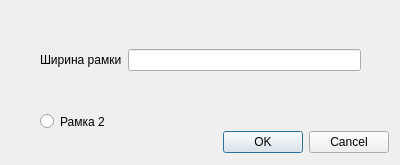
<?xml version="1.0" encoding="UTF-8"?>
<ui version="4.0">
 <class>Dialog_Ramka</class>
 <widget class="QDialog" name="Dialog_Ramka">
  <property name="geometry">
   <rect>
    <x>0</x>
    <y>0</y>
    <width>400</width>
    <height>165</height>
   </rect>
  </property>
  <property name="windowTitle">
   <string>Параметры рамки</string>
  </property>
  <widget class="QWidget" name="horizontalLayoutWidget">
   <property name="geometry">
    <rect>
     <x>40</x>
     <y>20</y>
     <width>321</width>
     <height>80</height>
    </rect>
   </property>
   <layout class="QHBoxLayout" name="horizontalLayout">
    <item>
     <widget class="QLabel" name="label">
      <property name="text">
       <string>Ширина рамки</string>
      </property>
     </widget>
    </item>
    <item>
     <widget class="QLineEdit" name="lineEdit"/>
    </item>
   </layout>
  </widget>
  <widget class="QDialogButtonBox" name="buttonBox">
   <property name="geometry">
    <rect>
     <x>220</x>
     <y>130</y>
     <width>169</width>
     <height>25</height>
    </rect>
   </property>
   <property name="standardButtons">
    <set>QDialogButtonBox::Cancel|QDialogButtonBox::Ok</set>
   </property>
  </widget>
  <widget class="QRadioButton" name="radioButton">
   <property name="geometry">
    <rect>
     <x>40</x>
     <y>110</y>
     <width>112</width>
     <height>23</height>
    </rect>
   </property>
   <property name="text">
    <string>Рамка 2</string>
   </property>
  </widget>
 </widget>
 <resources/>
 <connections/>
</ui>
